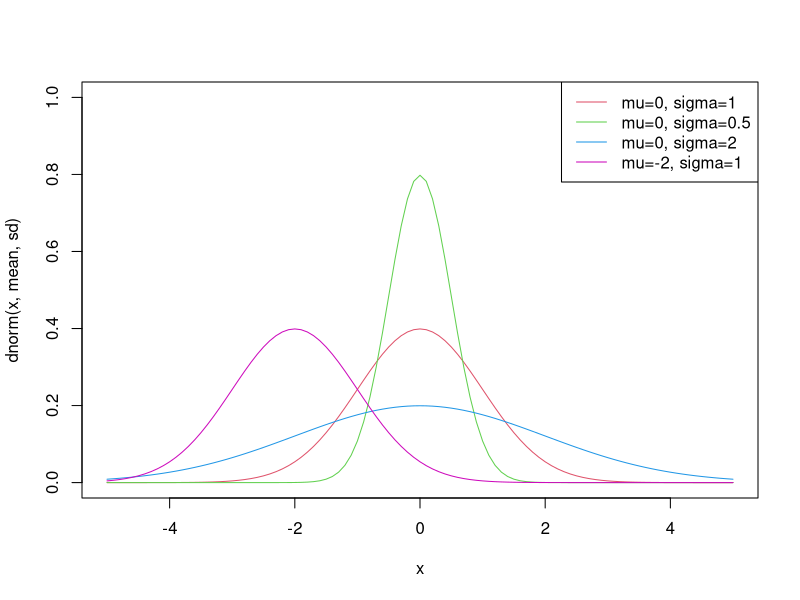
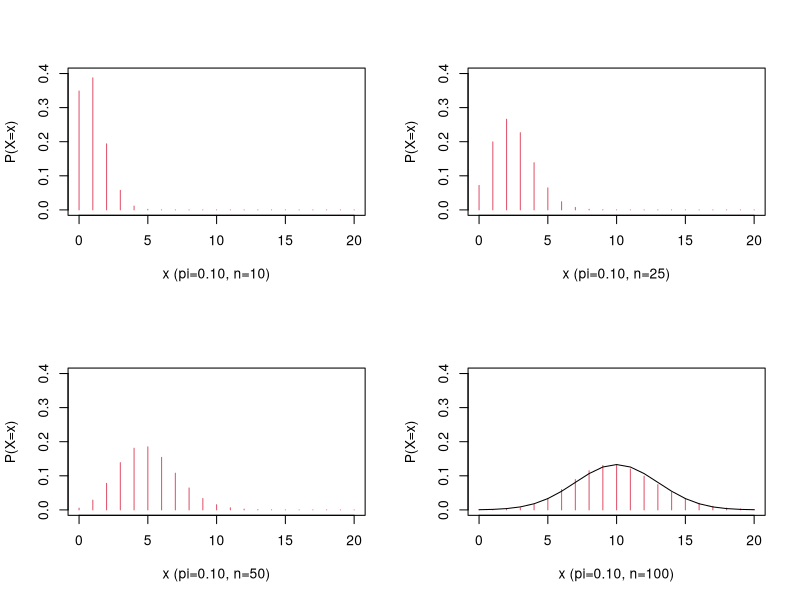

Source code (R) for these figures, in order:
setwd("C:/Users/Laura/Desktop/BIOESTADÍSTICA/P-2")


#Código 1: Funciones en R para simular distribuciones de probabilidad: la distribución binomial
# ¿Cual es la probabilidad que una binomial(10,0.2) tome exactamente el valor 2?
dbinom(2,size=10,prob=0.2)
# ¿Cual es la probabilidad de que una binomial(10,0.2) tome un valor inferior a 2?
pbinom(2,size=10,prob=0.2)
# ¿Qué valor de una binomial(10,0.2) presenta una probabilidad acumulada de 0.9 ?
qbinom(0.9,size=10,prob=0.2)
# Generación de 20 valores aleatorios de una distribución binomial(10,0.2)
rbinom(20,size=10,prob=0.2)
# Distribución de probabilidad y función de distribución acumulada de una binomial(10,0.2).
# Observe en la tabla inferior como al ser una distribución discreta, la distribución acumulada consiste en la suma de las probabilidades puntuales para cada X < x
x<-seq(0,10,by=1)
data.frame(x,p=dbinom(x,size=10,prob=0.2),F=pbinom(x,size=10,prob=0.2))
# Simulación de un experimento en el que una moneda está trucada con probabilidad de obtener "cara"=0.20 (en vez de 0.50 que sería la probabilidad de obtener "cara" si no estuviera trucada) según una binomial con 20 lanzamientos
x<-rbinom(20,size=1,prob=0.2)
x<-factor(x)
levels(x)<-c("TAIL","HEAD")
table(x)
# Obsérvese que si repetimos el experimento se obtiene diferente número de caras, ya que, como buena simulación, esta incluye el componente de variabilidad aleatoria

################################################################################

#Código 2: Demostración empírica de algunas propiedades de la distribución normal

#La función de densidad es probablemente el tipo de función en R menos usado en la práctica para la distribución normal. Pero si por ejemplo se desea  dibujar la conocido curva de campana de la distribución normal, entonces se puede hacer así:
x <- seq(-5,5,0.1)
plot(x, dnorm(x),type="l", col=2, ylim=c(0,1), ylab="dnorm(x, mean, sd)")
# La función seq() se usa para generar valores equidistantes, aquí de −5 a 5 en pasos de 0,1; es decir, (−5.0, −4.9, −4.8, ... , 4.9, 5.0).
# El uso de type="l" como argumento para trazar hace que la función dibuje líneas entre los puntos en lugar de trazar los puntos mismos.
# Por defecto, si no se especifican parámetros, dnorm() asume una normal tipificada media 0 y desviación típica 1. Vamos a observar que ocurre cuando se cambian los parámetros:
lines(x, dnorm(x, mean=0, sd=0.50), col =3)
lines(x, dnorm(x, mean=0, sd=2), col =4)
lines(x, dnorm(x, mean=-2, sd=1), col =6)
legend("topright",
       c("mu=0, sigma=1","mu=0, sigma=0.5","mu=0, sigma=2","mu=-2, sigma=1"),
       lty=1, lwd=1, col=c(2,3,4,6))
# Ahora comprobaremos empíricamente como una distribución discreta como la binomial se puede aproximar a la distribución normal con un tamaño muestral suficientemente grande
x <- seq(0,20, 1)
par(mfrow=c(2,2))
plot(x, dbinom(x, 0.10, size=10),type="h", col=2,
     ylim=c(0,0.40), ylab="P(X=x)", xlab="x (pi=0.10, n=10)")
plot(x, dbinom(x, 0.10, size=25),type="h", col=2,
     ylim=c(0,0.40), ylab="P(X=x)", xlab="x (pi=0.10, n=25)")
plot(x, dbinom(x, 0.10, size=50),type="h", col=2,
     ylim=c(0,0.40), ylab="P(X=x)", xlab="x (pi=0.10, n=50)")
plot(x, dbinom(x, 0.10, size=100),type="h", col=2,
     ylim=c(0,0.40), ylab="P(X=x)", xlab="x (pi=0.10, n=100)")
# En el panel con N=100, se tiene además la función de densidad de una distribución normal con media N*pi = 100 * 0.10=10, y varianza N*pi(1-pi)=100*0.1*0.90=9
lines(x, dnorm(x, 10, sqrt(9)), col =1)

################################################################################

xbar <- 83; sigma <- 12; n <- 5
sem <- sigma/sqrt(n)
sem

xbar + sem * qnorm(0.025)
xbar + sem * qnorm(0.975)


################################################################################

muestra <- c(176,168,173,167,181,167); mu=176.6; media = mean(muestra)
media

s = sqrt(var(muestra))
s

t = (media - mu)/(s/sqrt(length(muestra)))
t

pt(t, df=5, lower.tail=TRUE)

2*pt(t, df=5, lower.tail=TRUE)

